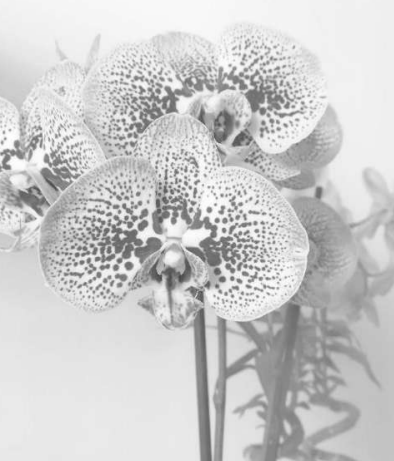
#> input picture Edge-Detection/pic1.png, 394 x 461 px
$ python canny-edge-detection.py
#> lines starting #> are read from the running program, lines starting #| are printed output that depends on the picture
#> in canny_edge_detection, image is the input picture: shape (461, 394, 3); min 70, max 255, mean 204.1
import cv2
import numpy as np
import matplotlib.pyplot as plt
import math

# Step 1: Grayscale Conversion (if the image is not already in grayscale)
def to_grayscale(image):
    return cv2.cvtColor(image, cv2.COLOR_BGR2GRAY)

# Step 2: Gaussian Blur
def gaussian_blur(image, kernel_size=5, sigma=1.4):
    # Create Gaussian kernel
#> called with kernel_size = 5, sigma = 1.4
    kernel = np.zeros((kernel_size, kernel_size), dtype=np.float32)
    sum_val = 0.0
    for i in range(kernel_size):
        for j in range(kernel_size):
            kernel[i, j] = np.exp(-((i - kernel_size // 2) ** 2 + (j - kernel_size // 2) ** 2) / (2 * sigma ** 2))
            sum_val += kernel[i, j]

    kernel /= sum_val  # Normalize kernel
    return cv2.filter2D(image, -1, kernel)
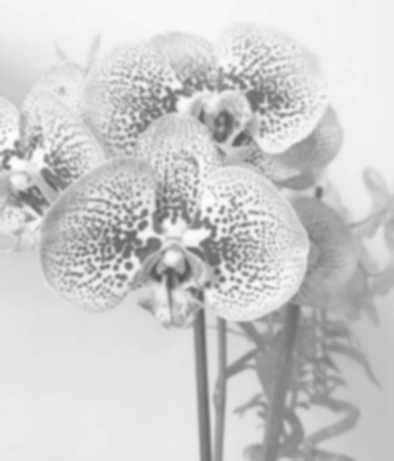
#> returned value: shape (461, 394); min 81, max 253, mean 204.1

# Step 3: Compute Gradients using Sobel Filters
def sobel_filters(image):
    # Sobel Kernels for gradient calculation
    Gx = np.array([[-1, 0, 1], [-2, 0, 2], [-1, 0, 1]], dtype=np.float32)
    Gy = np.array([[-1, -2, -1], [0, 0, 0], [1, 2, 1]], dtype=np.float32)

    # Apply Sobel filters to get gradients in the x and y directions
    gradient_x = cv2.filter2D(image, -1, Gx)
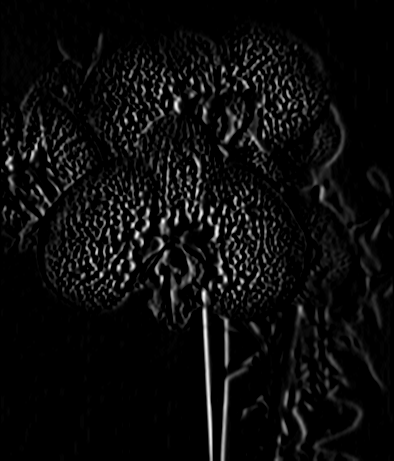
#> gradient_x: shape (461, 394); min 0, max 250, mean 12.3
    gradient_y = cv2.filter2D(image, -1, Gy)
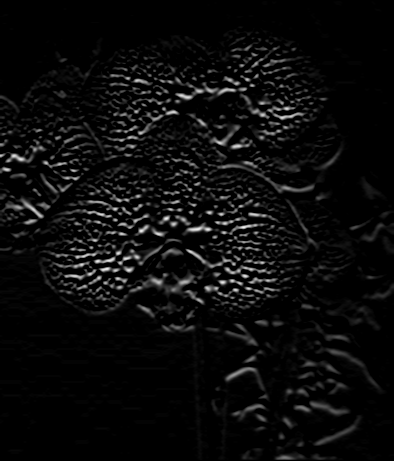
#> gradient_y: shape (461, 394); min 0, max 243, mean 11.3

    # Compute gradient magnitude and angle
    gradient_magnitude = np.sqrt(gradient_x**2 + gradient_y**2)
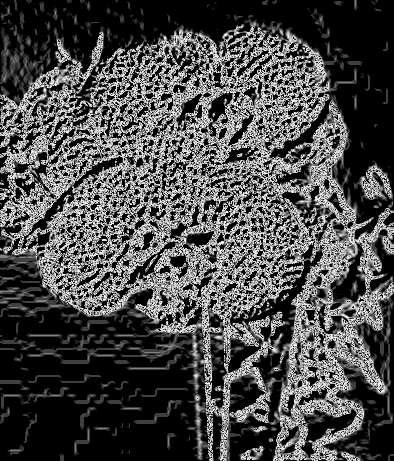
#> gradient_magnitude: shape (461, 394) float16; min 0, max 15.81, mean 4.62; drawn with min black and max white
    gradient_angle = np.arctan2(gradient_y, gradient_x) * 180 / np.pi
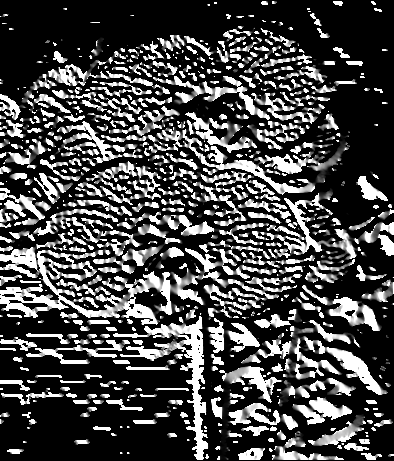
#> gradient_angle: shape (461, 394) float16; min 0, max 90, mean 25.4; drawn with min black and max white
    gradient_angle[gradient_angle < 0] += 180  # Normalize angle to [0, 180]

    return gradient_magnitude, gradient_angle

# Step 4: Non-Maximum Suppression
def non_maximum_suppression(gradient_magnitude, gradient_angle):
    height, width = gradient_magnitude.shape
#> height = 461; width = 394
    suppressed_image = np.zeros_like(gradient_magnitude, dtype=np.float32)

    # For each pixel, check its gradient direction and suppress non-maxima
    for i in range(1, height - 1):
        for j in range(1, width - 1):
            angle = gradient_angle[i, j]
            magnitude = gradient_magnitude[i, j]

            if (0 <= angle < 22.5) or (157.5 <= angle <= 180):
                neighbor1 = gradient_magnitude[i, j + 1]
                neighbor2 = gradient_magnitude[i, j - 1]
            elif (22.5 <= angle < 67.5):
                neighbor1 = gradient_magnitude[i + 1, j + 1]
                neighbor2 = gradient_magnitude[i - 1, j - 1]
            elif (67.5 <= angle < 112.5):
                neighbor1 = gradient_magnitude[i + 1, j]
                neighbor2 = gradient_magnitude[i - 1, j]
            else:  # (112.5 <= angle < 157.5)
                neighbor1 = gradient_magnitude[i - 1, j + 1]
                neighbor2 = gradient_magnitude[i + 1, j - 1]

            # Suppress non-maxima
            if magnitude >= neighbor1 and magnitude >= neighbor2:
                suppressed_image[i, j] = magnitude
            else:
                suppressed_image[i, j] = 0
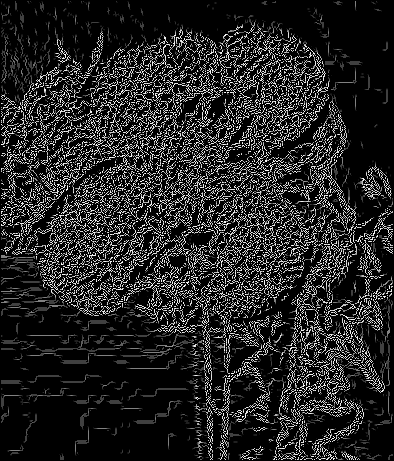
#> suppressed_image: shape (461, 394) float32; min 0, max 15.81, mean 2.33; drawn with min black and max white

    return suppressed_image

# Step 5: Edge Tracking by Hysteresis
def edge_tracking_by_hysteresis(image, low_threshold, high_threshold):
    # Step 5a: Mark strong edges as 255 and weak edges as 75
#> called with low_threshold = 50, high_threshold = 150
    strong_edges = (image > high_threshold)
#> strong_edges: shape (461, 394) bool; every value is 0
    weak_edges = ((image >= low_threshold) & (image <= high_threshold))

    # Step 5b: Iterate and connect weak edges that are connected to strong edges
    result_image = np.zeros_like(image, dtype=np.uint8)
    result_image[strong_edges] = 255

    # Use a 3x3 kernel to check the weak edges
    for i in range(1, image.shape[0] - 1):
        for j in range(1, image.shape[1] - 1):
            if weak_edges[i, j]:
                # Check if any of the 8 neighbors is a strong edge
                if np.any(result_image[i-1:i+2, j-1:j+2] == 255):
                    result_image[i, j] = 255

    return result_image

# Canny Edge Detection Implementation
def canny_edge_detection(image_path, low_threshold=50, high_threshold=150):
    # Load and preprocess the image
    image = cv2.imread(image_path)
    gray_image = to_grayscale(image)

    # Step 1: Apply Gaussian Blur
    blurred_image = gaussian_blur(gray_image)

    # Step 2: Compute gradients
    gradient_magnitude, gradient_angle = sobel_filters(blurred_image)

    # Step 3: Apply Non-Maximum Suppression
    suppressed_image = non_maximum_suppression(gradient_magnitude, gradient_angle)

    # Step 4: Edge Tracking by Hysteresis
    final_edges = edge_tracking_by_hysteresis(suppressed_image, low_threshold, high_threshold)

    return final_edges

# Display the result
image_path = 'pic1.png'  # Replace with your image file
edges = canny_edge_detection(image_path)

# Show results using matplotlib
plt.figure(figsize=(10, 6))
plt.imshow(edges, cmap='gray')
plt.title("Canny Edge Detection (from Scratch)")
plt.axis('off')
plt.show()
